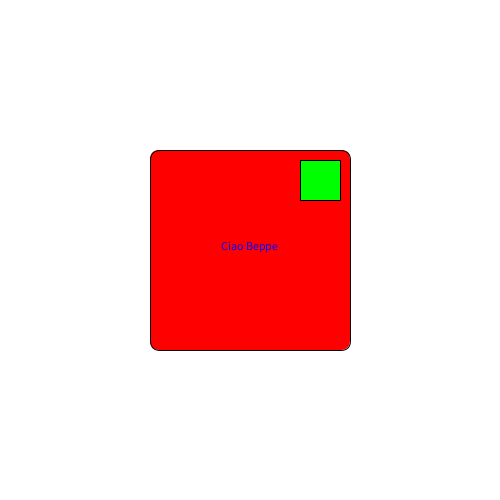
Frame 1 (no input)
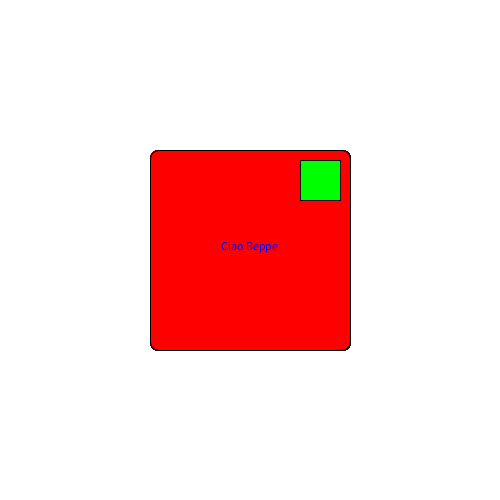
Frame 60 (the mouse pressed at the canvas centre just before this capture)
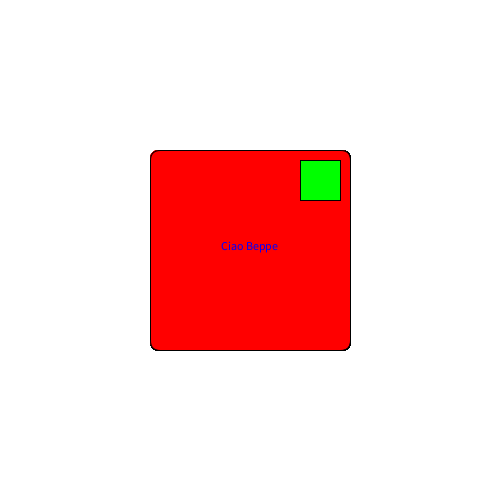
Frame 120 (the mouse held since frame 60 and released just before this capture)

The Processing sketch that drew these frames (run headless with seeded random() and noise(); from frame 60 on, the mouse is pressed at the canvas centre):

// Processing sketch: processing_104415
// ── processing_104415.pde

void setup() {  //setup function called initially, only once
  size(500, 500);
  background(255);  //set background white
}

void draw() {  //draw function loops 
  fill(255,0,0);
  rect(150, 150, 200, 200, 10);
  fill(0,255,0);
  rect(300, 160, 40, 40);
  fill(0,0,255);
  var t = "Ciao Beppe";
   float twidth = textWidth(t);         // get the width for the text
   text(t, (500-twidth)/2, 500/2);  // place the text centered on the drawing area
}
